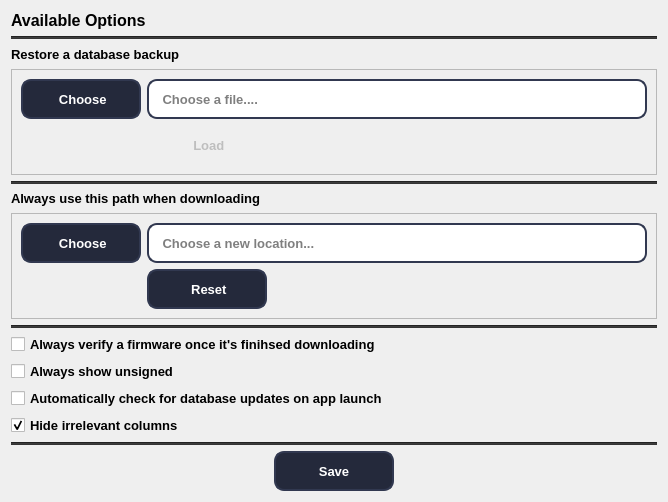
<?xml version="1.0" encoding="UTF-8"?>
<ui version="4.0">
 <class>Form</class>
 <widget class="QWidget" name="Form">
  <property name="geometry">
   <rect>
    <x>0</x>
    <y>0</y>
    <width>664</width>
    <height>502</height>
   </rect>
  </property>
  <property name="font">
   <font>
    <pointsize>10</pointsize>
   </font>
  </property>
  <property name="windowTitle">
   <string>Options</string>
  </property>
  <property name="windowIcon">
   <iconset>
    <normaloff>icons/Gear.png</normaloff>icons/Gear.png</iconset>
  </property>
  <property name="styleSheet">
   <string notr="true">background-color: #15171E;
color:#fff;

QToolTip { color: #fff; background-color: #000; border: none; }</string>
  </property>
  <layout class="QGridLayout" name="gridLayout_2">
   <item row="1" column="0">
    <widget class="Line" name="line_5">
     <property name="minimumSize">
      <size>
       <width>0</width>
       <height>2</height>
      </size>
     </property>
     <property name="font">
      <font>
       <bold>true</bold>
      </font>
     </property>
     <property name="styleSheet">
      <string notr="true">background-color: rgb(52, 52, 52);</string>
     </property>
     <property name="orientation">
      <enum>Qt::Horizontal</enum>
     </property>
    </widget>
   </item>
   <item row="5" column="0">
    <widget class="Line" name="line_2">
     <property name="minimumSize">
      <size>
       <width>0</width>
       <height>2</height>
      </size>
     </property>
     <property name="font">
      <font>
       <bold>true</bold>
      </font>
     </property>
     <property name="styleSheet">
      <string notr="true">background-color: rgb(52, 52, 52);</string>
     </property>
     <property name="orientation">
      <enum>Qt::Horizontal</enum>
     </property>
    </widget>
   </item>
   <item row="0" column="0">
    <widget class="QLabel" name="label">
     <property name="font">
      <font>
       <pointsize>12</pointsize>
       <bold>true</bold>
      </font>
     </property>
     <property name="text">
      <string>Available Options</string>
     </property>
    </widget>
   </item>
   <item row="8" column="0">
    <widget class="Line" name="line_3">
     <property name="minimumSize">
      <size>
       <width>0</width>
       <height>2</height>
      </size>
     </property>
     <property name="font">
      <font>
       <bold>true</bold>
      </font>
     </property>
     <property name="styleSheet">
      <string notr="true">background-color: rgb(52, 52, 52);</string>
     </property>
     <property name="orientation">
      <enum>Qt::Horizontal</enum>
     </property>
    </widget>
   </item>
   <item row="14" column="0" alignment="Qt::AlignHCenter|Qt::AlignVCenter">
    <widget class="QPushButton" name="save_config">
     <property name="enabled">
      <bool>true</bool>
     </property>
     <property name="minimumSize">
      <size>
       <width>120</width>
       <height>40</height>
      </size>
     </property>
     <property name="maximumSize">
      <size>
       <width>100</width>
       <height>40</height>
      </size>
     </property>
     <property name="font">
      <font>
       <pointsize>10</pointsize>
       <bold>true</bold>
      </font>
     </property>
     <property name="cursor">
      <cursorShape>PointingHandCursor</cursorShape>
     </property>
     <property name="styleSheet">
      <string notr="true">QPushButton {
        background-color: #24293B;
        border: none;
        color: #fff;
 		border: 2px solid #313850;
    	border-radius: 10px;
    }

 QPushButton:hover {
	background-color: #1E2230;
}

QToolTip { 
	color: #fff; background-color: #000; border: none; 

}</string>
     </property>
     <property name="text">
      <string>Save</string>
     </property>
     <property name="icon">
      <iconset>
       <normaloff>icons/checkmark.png</normaloff>icons/checkmark.png</iconset>
     </property>
     <property name="shortcut">
      <string>Ctrl+S</string>
     </property>
    </widget>
   </item>
   <item row="13" column="0">
    <widget class="Line" name="line_4">
     <property name="minimumSize">
      <size>
       <width>0</width>
       <height>2</height>
      </size>
     </property>
     <property name="font">
      <font>
       <bold>true</bold>
      </font>
     </property>
     <property name="styleSheet">
      <string notr="true">background-color: rgb(52, 52, 52);</string>
     </property>
     <property name="orientation">
      <enum>Qt::Horizontal</enum>
     </property>
    </widget>
   </item>
   <item row="6" column="0">
    <widget class="QLabel" name="header_2">
     <property name="font">
      <font>
       <pointsize>10</pointsize>
       <bold>true</bold>
      </font>
     </property>
     <property name="text">
      <string>Always use this path when downloading</string>
     </property>
    </widget>
   </item>
   <item row="7" column="0">
    <widget class="QFrame" name="main_frame_2">
     <property name="font">
      <font>
       <bold>true</bold>
      </font>
     </property>
     <property name="frameShape">
      <enum>QFrame::StyledPanel</enum>
     </property>
     <property name="frameShadow">
      <enum>QFrame::Raised</enum>
     </property>
     <layout class="QGridLayout" name="gridLayout_3">
      <item row="0" column="0">
       <widget class="QPushButton" name="change_dir">
        <property name="minimumSize">
         <size>
          <width>120</width>
          <height>40</height>
         </size>
        </property>
        <property name="maximumSize">
         <size>
          <width>100</width>
          <height>16777215</height>
         </size>
        </property>
        <property name="font">
         <font>
          <pointsize>10</pointsize>
          <bold>true</bold>
         </font>
        </property>
        <property name="cursor">
         <cursorShape>PointingHandCursor</cursorShape>
        </property>
        <property name="styleSheet">
         <string notr="true">QPushButton {
        background-color: #24293B;
        border: none;
        color: #fff;
 		border: 2px solid #313850;
    	border-radius: 10px;
    }

 QPushButton:hover {
	background-color: #1E2230;
}

QToolTip { 
	color: #fff; background-color: #000; border: none; 

}</string>
        </property>
        <property name="text">
         <string> Choose</string>
        </property>
        <property name="icon">
         <iconset>
          <normaloff>icons/folder.png</normaloff>icons/folder.png</iconset>
        </property>
       </widget>
      </item>
      <item row="0" column="1">
       <widget class="QLineEdit" name="change_dir_line">
        <property name="minimumSize">
         <size>
          <width>500</width>
          <height>40</height>
         </size>
        </property>
        <property name="maximumSize">
         <size>
          <width>400</width>
          <height>16777215</height>
         </size>
        </property>
        <property name="font">
         <font>
          <pointsize>10</pointsize>
          <bold>true</bold>
         </font>
        </property>
        <property name="contextMenuPolicy">
         <enum>Qt::NoContextMenu</enum>
        </property>
        <property name="styleSheet">
         <string notr="true">QToolTip { 
	color: #fff; background-color: #000; border: none; 

}

QLineEdit {
    border: 2px solid #313850;
    border-radius: 10px;
    padding: 0 8px;
    selection-background-color: darkgray;
}

QToolTip { 
	color: #fff; background-color: #000; border: none; 

}</string>
        </property>
        <property name="frame">
         <bool>true</bool>
        </property>
        <property name="readOnly">
         <bool>true</bool>
        </property>
        <property name="placeholderText">
         <string> Choose a new location...</string>
        </property>
       </widget>
      </item>
      <item row="1" column="1">
       <widget class="QPushButton" name="reset">
        <property name="enabled">
         <bool>true</bool>
        </property>
        <property name="minimumSize">
         <size>
          <width>120</width>
          <height>40</height>
         </size>
        </property>
        <property name="maximumSize">
         <size>
          <width>100</width>
          <height>40</height>
         </size>
        </property>
        <property name="font">
         <font>
          <pointsize>10</pointsize>
          <bold>true</bold>
         </font>
        </property>
        <property name="cursor">
         <cursorShape>PointingHandCursor</cursorShape>
        </property>
        <property name="styleSheet">
         <string notr="true">QPushButton {
        background-color: #24293B;
        border: none;
        color: #fff;
 		border: 2px solid #313850;
    	border-radius: 10px;
    }

 QPushButton:hover {
	background-color: #1E2230;
}

QToolTip { 
	color: #fff; background-color: #000; border: none; 

}</string>
        </property>
        <property name="text">
         <string> Reset</string>
        </property>
        <property name="icon">
         <iconset>
          <normaloff>icons/Delete.png</normaloff>icons/Delete.png</iconset>
        </property>
        <property name="autoDefault">
         <bool>false</bool>
        </property>
        <property name="default">
         <bool>true</bool>
        </property>
        <property name="flat">
         <bool>true</bool>
        </property>
       </widget>
      </item>
     </layout>
    </widget>
   </item>
   <item row="9" column="0">
    <widget class="QCheckBox" name="always_hash">
     <property name="font">
      <font>
       <pointsize>10</pointsize>
       <bold>true</bold>
      </font>
     </property>
     <property name="text">
      <string>Always verify a firmware once it's finihsed downloading</string>
     </property>
    </widget>
   </item>
   <item row="11" column="0">
    <widget class="QCheckBox" name="auto_check_update">
     <property name="font">
      <font>
       <pointsize>10</pointsize>
       <bold>true</bold>
      </font>
     </property>
     <property name="text">
      <string>Automatically check for database updates on app launch</string>
     </property>
    </widget>
   </item>
   <item row="2" column="0">
    <widget class="QLabel" name="header">
     <property name="font">
      <font>
       <pointsize>10</pointsize>
       <bold>true</bold>
      </font>
     </property>
     <property name="text">
      <string>Restore a database backup</string>
     </property>
    </widget>
   </item>
   <item row="3" column="0">
    <widget class="QFrame" name="main_frame">
     <property name="font">
      <font>
       <bold>true</bold>
      </font>
     </property>
     <property name="frameShape">
      <enum>QFrame::StyledPanel</enum>
     </property>
     <property name="frameShadow">
      <enum>QFrame::Raised</enum>
     </property>
     <layout class="QGridLayout" name="gridLayout">
      <item row="0" column="0">
       <widget class="QPushButton" name="edit_btn">
        <property name="minimumSize">
         <size>
          <width>120</width>
          <height>40</height>
         </size>
        </property>
        <property name="maximumSize">
         <size>
          <width>100</width>
          <height>16777215</height>
         </size>
        </property>
        <property name="font">
         <font>
          <pointsize>10</pointsize>
          <bold>true</bold>
         </font>
        </property>
        <property name="cursor">
         <cursorShape>PointingHandCursor</cursorShape>
        </property>
        <property name="styleSheet">
         <string notr="true">QPushButton {
        background-color: #24293B;
        border: none;
        color: #fff;
 		border: 2px solid #313850;
    	border-radius: 10px;
    }

 QPushButton:hover {
	background-color: #1E2230;
}

QToolTip { 
	color: #fff; background-color: #000; border: none; 

}</string>
        </property>
        <property name="text">
         <string> Choose</string>
        </property>
        <property name="icon">
         <iconset>
          <normaloff>icons/file.png</normaloff>icons/file.png</iconset>
        </property>
       </widget>
      </item>
      <item row="0" column="1">
       <widget class="QLineEdit" name="edit_line">
        <property name="minimumSize">
         <size>
          <width>500</width>
          <height>40</height>
         </size>
        </property>
        <property name="maximumSize">
         <size>
          <width>400</width>
          <height>16777215</height>
         </size>
        </property>
        <property name="font">
         <font>
          <pointsize>10</pointsize>
          <bold>true</bold>
         </font>
        </property>
        <property name="contextMenuPolicy">
         <enum>Qt::NoContextMenu</enum>
        </property>
        <property name="styleSheet">
         <string notr="true">QToolTip { 
	color: #fff; background-color: #000; border: none; 

}

QLineEdit {
    border: 2px solid #313850;
    border-radius: 10px;
    padding: 0 8px;
    selection-background-color: darkgray;
}

QToolTip { 
	color: #fff; background-color: #000; border: none; 

}</string>
        </property>
        <property name="frame">
         <bool>true</bool>
        </property>
        <property name="readOnly">
         <bool>true</bool>
        </property>
        <property name="placeholderText">
         <string> Choose a file....</string>
        </property>
        <property name="clearButtonEnabled">
         <bool>false</bool>
        </property>
       </widget>
      </item>
      <item row="1" column="1">
       <widget class="QPushButton" name="ok">
        <property name="enabled">
         <bool>false</bool>
        </property>
        <property name="minimumSize">
         <size>
          <width>120</width>
          <height>40</height>
         </size>
        </property>
        <property name="maximumSize">
         <size>
          <width>100</width>
          <height>40</height>
         </size>
        </property>
        <property name="font">
         <font>
          <pointsize>10</pointsize>
          <bold>true</bold>
         </font>
        </property>
        <property name="cursor">
         <cursorShape>PointingHandCursor</cursorShape>
        </property>
        <property name="styleSheet">
         <string notr="true">QPushButton {
        background-color: #24293B;
        border: none;
        color: #fff;
 		border: 2px solid #313850;
    	border-radius: 10px;
}

QPushButton:disabled {
        border: none;
 		border: 2px solid #313850;
    	border-radius: 10px;
    }

QPushButton:hover {
	background-color: #084D20;
}

QToolTip { 
	color: #fff; background-color: #000; border: none; 

}


       border: none;
 		border: 2px solid #0C632A;
    	border-radius: 10px;
 </string>
        </property>
        <property name="text">
         <string> Load</string>
        </property>
        <property name="icon">
         <iconset>
          <normaloff>icons/loading.png</normaloff>icons/loading.png</iconset>
        </property>
        <property name="autoDefault">
         <bool>false</bool>
        </property>
        <property name="default">
         <bool>true</bool>
        </property>
        <property name="flat">
         <bool>true</bool>
        </property>
       </widget>
      </item>
     </layout>
    </widget>
   </item>
   <item row="10" column="0">
    <widget class="QCheckBox" name="always_unsigned">
     <property name="font">
      <font>
       <pointsize>10</pointsize>
       <bold>true</bold>
      </font>
     </property>
     <property name="text">
      <string>Always show unsigned</string>
     </property>
    </widget>
   </item>
   <item row="12" column="0">
    <widget class="QCheckBox" name="hide_column">
     <property name="font">
      <font>
       <pointsize>10</pointsize>
       <bold>true</bold>
      </font>
     </property>
     <property name="text">
      <string>Hide irrelevant columns</string>
     </property>
     <property name="checked">
      <bool>true</bool>
     </property>
    </widget>
   </item>
  </layout>
 </widget>
 <resources/>
 <connections/>
</ui>
